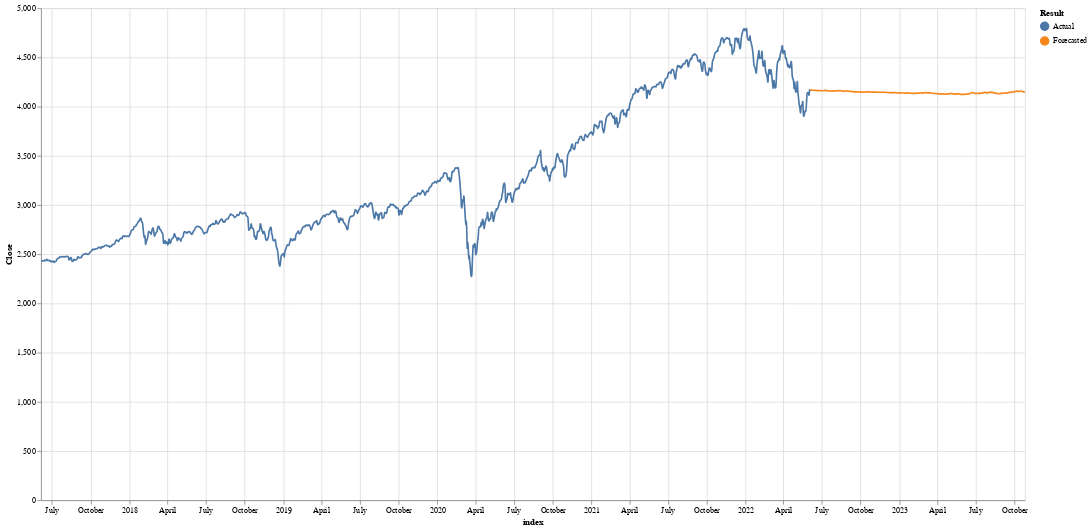

The cell this chart's notebook holds for it:
### Code cell
## Second Chart
import altair as alt

### https://altair-viz.github.io/gallery/multiline_tooltip.html

# Create a selection that chooses the nearest point & selects based on x-value
nearest = alt.selection(type='single', nearest=True, on='mouseover',
                        fields=['index','Close'], empty='none')

# The basic line
line = alt.Chart(combined_df.reset_index()).mark_line(interpolate='basis').encode(
    x =  'index:T',
    y = 'Close:Q',
    color = 'Result'
    # tooltip = ['index','Close','Result']
)

selectors = alt.Chart(combined_df.reset_index()).mark_point().encode(
    x='index:T',
    opacity=alt.value(0),
).add_selection(
    nearest
)

# Draw points on the line, and highlight based on selection
points = line.mark_point().encode(
    opacity=alt.condition(nearest, alt.value(1), alt.value(0))
)

# Draw text labels near the points, and highlight based on selection
text = line.mark_text(align='left', dx=20, dy = -15, size = 20).encode(
    text=alt.condition(nearest, 'Close:Q', alt.value(' '))
)

text_index = line.mark_text(align='left', dx=5, dy=-40, size = 20).encode(
    text=alt.condition(nearest, 'index:T', alt.value(''))
)

rules = alt.Chart(combined_df.reset_index()).mark_rule(color='gray').encode(
    x='index:T',
).transform_filter(
    nearest
)

# Put the five layers into a chart and bind the data
alt.layer(
    line, selectors, points, text_index, text 
).properties(
    width=800, height=600
).interactive()


### Zoom in and out normally
### Double Click to reset graph

### Figure 1 — Vega-Lite specification as saved in the notebook (floating-point values rounded to 4 significant figures; data arrays with more than 128 entries replaced by an {"elided": "..."} marker saying what was removed)
{"config": {"view": {"continuousWidth": 400, "continuousHeight": 300}}, "layer": [{"data": {"name": "data-7249dba5c93dbf722e7ff73f07ea7356"}, "mark": {"type": "line", "interpolate": "basis"}, "encoding": {"color": {"field": "Result", "type": "nominal"}, "x": {"field": "index", "type": "temporal"}, "y": {"field": "Close", "type": "quantitative"}}, "selection": {"selector006": {"type": "interval", "bind": "scales", "encodings": ["x", "y"]}}}, {"data": {"name": "data-7249dba5c93dbf722e7ff73f07ea7356"}, "mark": "point", "encoding": {"opacity": {"value": 0}, "x": {"field": "index", "type": "temporal"}}, "selection": {"selector005": {"type": "single", "nearest": true, "on": "mouseover", "fields": ["index", "Close"], "empty": "none"}}}, {"data": {"name": "data-7249dba5c93dbf722e7ff73f07ea7356"}, "mark": "point", "encoding": {"color": {"field": "Result", "type": "nominal"}, "opacity": {"condition": {"value": 1, "selection": "selector005"}, "value": 0}, "x": {"field": "index", "type": "temporal"}, "y": {"field": "Close", "type": "quantitative"}}}, {"data": {"name": "data-7249dba5c93dbf722e7ff73f07ea7356"}, "mark": {"type": "text", "align": "left", "dx": 5, "dy": -40, "size": 20}, "encoding": {"color": {"field": "Result", "type": "nominal"}, "text": {"condition": {"field": "index", "type": "temporal", "selection": "selector005"}, "value": ""}, "x": {"field": "index", "type": "temporal"}, "y": {"field": "Close", "type": "quantitative"}}}, {"data": {"name": "data-7249dba5c93dbf722e7ff73f07ea7356"}, "mark": {"type": "text", "align": "left", "dx": 20, "dy": -15, "size": 20}, "encoding": {"color": {"field": "Result", "type": "nominal"}, "text": {"condition": {"field": "Close", "type": "quantitative", "selection": "selector005"}, "value": " "}, "x": {"field": "index", "type": "temporal"}, "y": {"field": "Close", "type": "quantitative"}}}], "height": 600, "width": 1200, "$schema": "https://vega.github.io/schema/vega-lite/v4.17.0.json", "datasets": {"data-7249dba5c93dbf722e7ff73f07ea7356": {"elided": "1624 records"}}}
